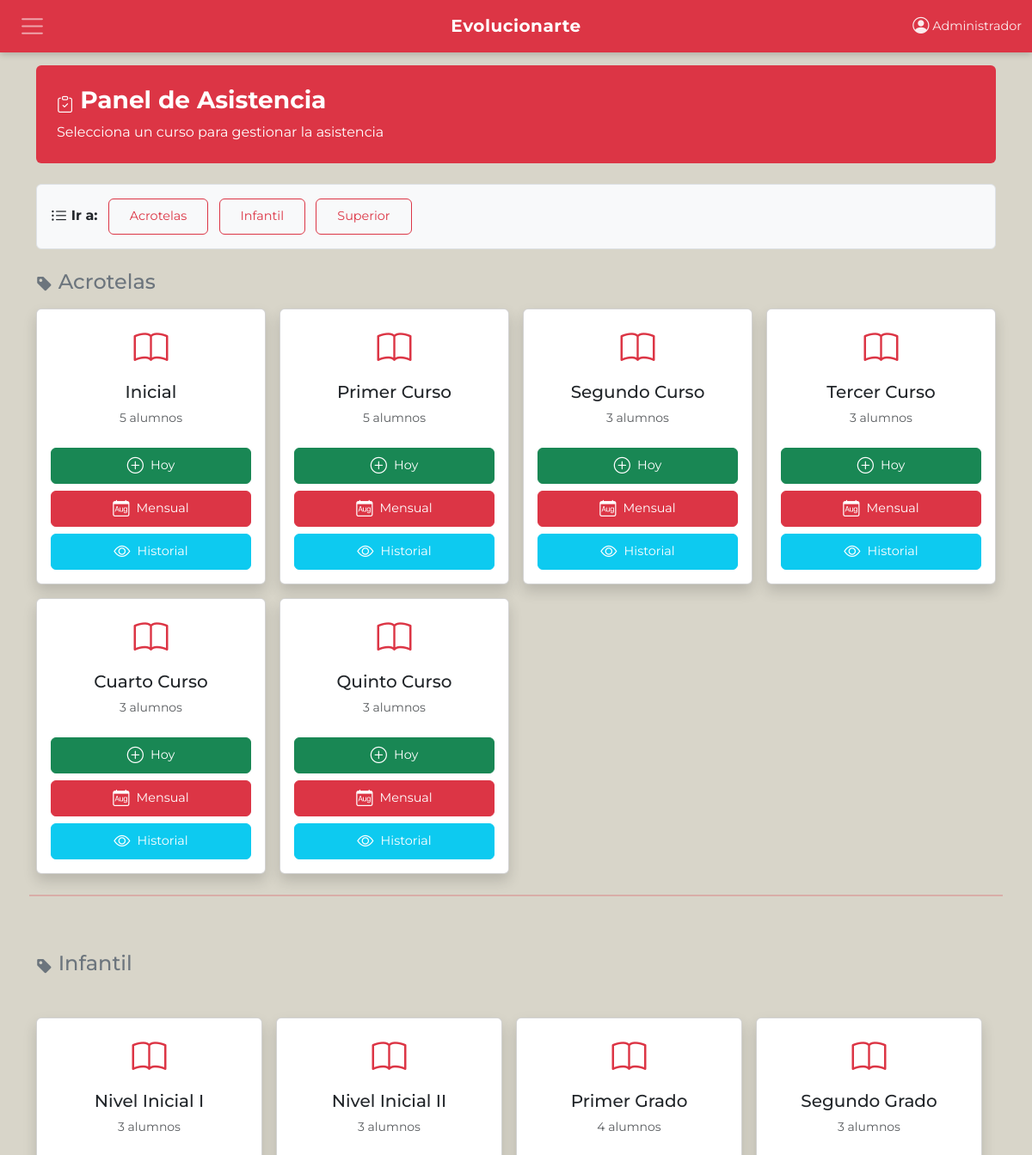
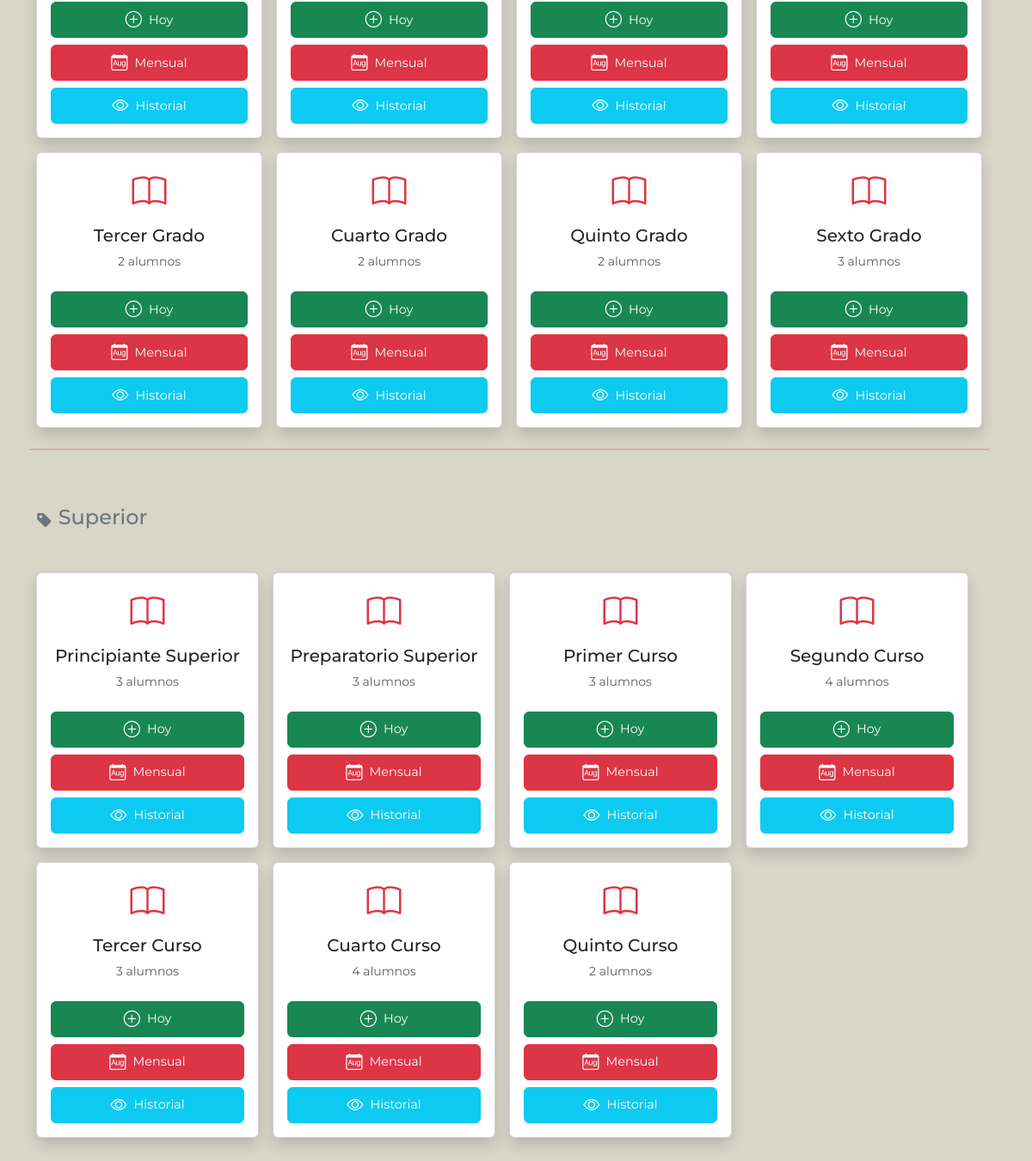
Page /roles/profesor.php (signed in) on the committed database (2 pictures, top to bottom).
### tables this page shows
CREATE TABLE `cursos` (
  `id_curso` int(11) NOT NULL,
  `nombre` varchar(100) NOT NULL,
  `tipo` enum('Acrotelas','Infantil','Superior') NOT NULL,
  `orden` int(11) NOT NULL,
  `activo` tinyint(1) DEFAULT 1
);

### roles/profesor.php (the view, shortened to what this page needs)
<?php
include '../includes/header.php';
include '../includes/navbar.php';
require_once '../config/db.php';
$cursos = $pdo->query("
    SELECT DISTINCT c.id_curso, c.nombre, c.tipo, COUNT(a.id_alumno) as total_alumnos
    FROM cursos c
    INNER JOIN alumnos a ON c.id_curso = a.id_curso
    WHERE c.activo = 1 AND a.activo = 1
    GROUP BY c.id_curso
    ORDER BY c.tipo, c.orden
")->fetchAll();
$tipos = array_unique(array_column($cursos, 'tipo'));
?>
<div class="container mt-3">
    <div class="bg-danger text-white p-4 rounded mb-4">
        <h3 class="h3 fw-bold"><i class="bi bi-clipboard-check"></i> Panel de Asistencia</h3>
        <p class="mb-0">Selecciona un curso para gestionar la asistencia</p>
    </div>
    <?php if (count($tipos) > 1): ?>
        <div class="mb-4 p-3 bg-light rounded border">
            <strong><i class="bi bi-list-ul"></i> Ir a:</strong>
            <?php foreach ($tipos as $tipo): ?>
                <a href="#tipo-<?= urlencode($tipo) ?>" class="btn btn-outline-danger btn-sm ms-2">
                    <?= htmlspecialchars($tipo) ?>
                </a>
            <?php endforeach; ?>
        </div>
    <?php endif; ?>
    <?php if (empty($cursos)): ?>
        <div class="alert alert-warning">No hay cursos con alumnos asignados.</div>
    <?php else: ?>
        <?php
        $grupo_actual = '';
        foreach ($cursos as $curso):
            if ($curso['tipo'] != $grupo_actual):
                if ($grupo_actual != ''): ?>
                    <hr class="my-4 border-2 border-danger">
                <?php endif; ?>
                <h4 class="mt-4 mb-3 text-secondary">
                    <i class="bi bi-tag-fill"></i> <?= htmlspecialchars($curso['tipo']) ?>
                </h4>
                <div class="row g-3">
            <?php
                $grupo_actual = $curso['tipo'];
            endif;
        ?>
            <div class="col-md-4 col-lg-3">
                <div class="card shadow h-100 text-center">
                    <div class="card-body d-flex flex-column align-items-center justify-content-center">
                        <i class="bi bi-book fs-1 text-danger"></i>
                        <h5 class="card-title mt-2"><?= htmlspecialchars($curso['nombre']) ?></h5>
                        <p class="card-text text-muted small"><?= $curso['total_alumnos'] ?> alumnos</p>
                        <div class="d-flex gap-2 mt-2 flex-wrap justify-content-center">
                            <a href="/evospace/secciones/asistencia/registrar.php?id_curso=<?= $curso['id_curso'] ?>" class="btn btn-success btn-sm">
                                <i class="bi bi-plus-circle"></i> Hoy
                            </a>
                            <a href="/evospace/secciones/asistencia/mensual.php?id_curso=<?= $curso['id_curso'] ?>" class="btn btn-danger btn-sm">
                                <i class="bi bi-calendar-month"></i> Mensual
                            </a>
                            <a href="/evospace/secciones/asistencia/ver.php?id_curso=<?= $curso['id_curso'] ?>" class="btn btn-info btn-sm text-white">
                                <i class="bi bi-eye"></i> Historial
                            </a>
                        </div>
                    </div>
                </div>
            </div>
        <?php endforeach; ?>
        </div>
    <?php endif; ?>
</div>
<?php include '../includes/footer.php'; ?>

### includes/header.php (shortened to what this page needs)
<!DOCTYPE html>
<html lang="es">
<head>
    <link href="https://cdn.jsdelivr.net/npm/bootstrap@5.3.3/dist/css/bootstrap.min.css" rel="stylesheet">
    <link rel="stylesheet" href="https://cdnjs.cloudflare.com/ajax/libs/bootstrap-icons/1.11.3/font/bootstrap-icons.min.css">
</head>
<body>

### includes/navbar.php (shortened to what this page needs)
<nav class="navbar navbar-dark bg-danger fixed-top">
    <div class="container-fluid position-relative">
        <button class="navbar-toggler border-0" type="button" data-bs-toggle="offcanvas" data-bs-target="#offcanvasNavbar">
            <span class="navbar-toggler-icon"></span>
        </button>
        <a class="navbar-brand fw-bold position-absolute start-50 translate-middle-x" href="/evospace/roles/admin.php">
            Evolucionarte
        </a>
        <span class="navbar-text text-white d-none d-md-inline ms-auto">
            <i class="bi bi-person-circle"></i>
            <?= htmlspecialchars($_SESSION['nombre_completo'] ?? $_SESSION['usuario'] ?? 'Admin') ?>
        </span>
    </div>
</nav>

### includes/footer.php (shortened to what this page needs)
</body>
</html>

### includes/header.php (style rules this page uses)
* { font-family: "Montserrat", sans-serif; }
body { background-color: #d8d5c9; padding-top: 60px; padding-bottom: 30px; }
.bi { display: inline-block; font-size: 1.2rem; vertical-align: -0.125em; }
.btn { padding: 0.5rem 1.5rem; font-size: 0.9rem; border-radius: 0.375rem; height: 42px; display: inline-flex; align-items: center; justify-content: center; gap: 0.5rem; white-space: nowrap; }
.d-flex.gap-2 .btn { flex: 1; }

### includes/navbar.php (style rules this page uses)
.navbar { font-family: 'Montserrat', sans-serif; min-height: 56px; box-shadow: 0 2px 8px rgba(0,0,0,0.2); }
.navbar-brand { font-size: 1.25rem; letter-spacing: 0.5px; color: #fff !important; text-decoration: none; }
.navbar-toggler { padding: 0.4rem 0.6rem; font-size: 1.3rem; border: none; outline: none; }
.navbar-text { font-size: 0.9rem; opacity: 0.9; }

### rows in the picture
cursos: tipo "Acrotelas", nombre "Inicial", total_alumnos "5"
cursos: nombre "Primer Curso", total_alumnos "5"
cursos: nombre "Segundo Curso", total_alumnos "3"
cursos: nombre "Tercer Curso", total_alumnos "3"
cursos: nombre "Cuarto Curso", total_alumnos "3"
cursos: nombre "Quinto Curso", total_alumnos "3"
cursos: tipo "Infantil", nombre "Nivel Inicial I", total_alumnos "3"
cursos: nombre "Nivel Inicial II", total_alumnos "3"
cursos: nombre "Primer Grado", total_alumnos "4"
cursos: nombre "Segundo Grado", total_alumnos "3"
cursos: nombre "Tercer Grado", total_alumnos "2"
cursos: nombre "Cuarto Grado", total_alumnos "2"
cursos: nombre "Quinto Grado", total_alumnos "2"
cursos: nombre "Sexto Grado", total_alumnos "3"
cursos: tipo "Superior", nombre "Principiante Superior", total_alumnos "3"
cursos: nombre "Preparatorio Superior", total_alumnos "3"
cursos: nombre "Primer Curso", total_alumnos "3"
cursos: nombre "Segundo Curso", total_alumnos "4"
cursos: nombre "Tercer Curso", total_alumnos "3"
cursos: nombre "Cuarto Curso", total_alumnos "4"
cursos: nombre "Quinto Curso", total_alumnos "2"

### other values in the picture
$_SESSION['nombre_completo'] "Administrador"
$tipo "Acrotelas"
$tipo "Infantil"
$tipo "Superior"
